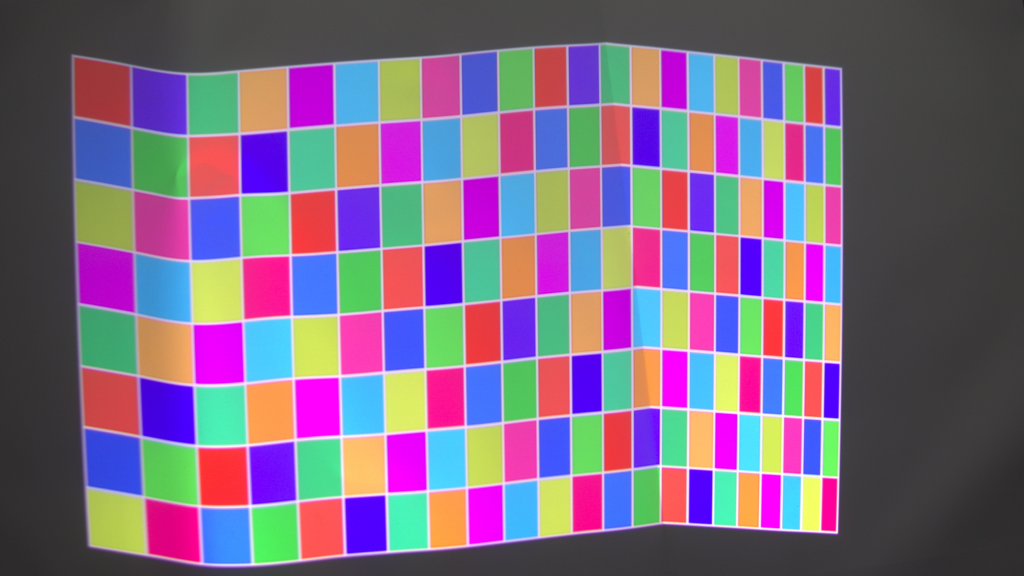
#> input picture CSPR-Net/real_data/1_image_distorted.jpeg, 3072 x 1728 px (shown at 1/3 size)
$ python -i architecture_analysis.py   (imports and definitions only)   (older library calls are emulated)
#> lines starting #> are read from the running program, lines starting #| are printed output that depends on the picture; after the words box and inside, x2 and y2 are one past the last pixel; in counts of white or black regions, pixels touching at a corner belong together
"""Classical architectural scene analysis: lines, vanishing points, seam priors.

Architectural detection is a *prior* only. Projected correspondences remain
authoritative for plane geometry and final seam verification.
"""

from __future__ import annotations

import json
from dataclasses import dataclass, asdict
from pathlib import Path
from typing import Any, Optional

import cv2
import numpy as np


@dataclass
class TargetRegionConfig:
    margin_frac: float = 0.06
    prefer_two_wall: bool = True
    prefer_seam_near_centre: bool = True
    preferred_centre: Optional[tuple[float, float]] = None  # camera px
    preferred_width_frac: float = 0.85
    preferred_height_frac: float = 0.80
    max_perspective_skew: float = 0.25


def _normalize_contrast(gray: np.ndarray) -> np.ndarray:
    clahe = cv2.createCLAHE(clipLimit=2.0, tileGridSize=(8, 8))
    return clahe.apply(gray)


def detect_line_segments(gray: np.ndarray) -> list[dict]:
    """LSD when available, else Probabilistic Hough."""
    g = _normalize_contrast(gray)
    lines_out: list[dict] = []
    if hasattr(cv2, "createLineSegmentDetector"):
        try:
            lsd = cv2.createLineSegmentDetector(cv2.LSD_REFINE_STD)
            segs, widths, prec, nfa = lsd.detect(g)
            if segs is not None:
                for i, s in enumerate(segs):
                    vals = np.asarray(s, dtype=np.float64).reshape(-1)
                    if vals.size < 4:
                        continue
                    x1, y1, x2, y2 = map(float, vals[:4])
                    length = float(np.hypot(x2 - x1, y2 - y1))
                    angle = float(np.degrees(np.arctan2(y2 - y1, x2 - x1)) % 180.0)
                    conf = 1.0
                    if nfa is not None and len(nfa) > i:
                        nfa_v = np.asarray(nfa[i]).reshape(-1)
                        conf = float(min(1.0, max(0.05, (-float(nfa_v[0])) / 20.0)))
                    lines_out.append(
                        {
                            "x1": x1,
                            "y1": y1,
                            "x2": x2,
                            "y2": y2,
                            "length": length,
                            "angle_deg": angle,
                            "confidence": conf,
                            "source": "lsd",
                        }
                    )
        except cv2.error:
            lines_out = []
    if not lines_out:
        edges = cv2.Canny(g, 50, 150, apertureSize=3)
        segs = cv2.HoughLinesP(edges, 1, np.pi / 180, threshold=80, minLineLength=60, maxLineGap=12)
        if segs is not None:
            for s in segs[:, 0]:
                x1, y1, x2, y2 = map(float, s)
                length = float(np.hypot(x2 - x1, y2 - y1))
                angle = float(np.degrees(np.arctan2(y2 - y1, x2 - x1)) % 180.0)
                lines_out.append(
                    {
                        "x1": x1,
                        "y1": y1,
                        "x2": x2,
                        "y2": y2,
                        "length": length,
                        "angle_deg": angle,
                        "confidence": min(1.0, length / 400.0),
                        "source": "hough",
                    }
                )
    # Keep longest / higher confidence
    lines_out.sort(key=lambda d: d["length"] * d["confidence"], reverse=True)
    return lines_out[:400]


def classify_lines(lines: list[dict], angle_tol: float = 12.0) -> dict[str, list[dict]]:
    horiz, vert, oblique = [], [], []
    for ln in lines:
        a = ln["angle_deg"]
        # normalize near-horizontal: 0 or 180, near-vertical: 90
        d_h = min(abs(a - 0), abs(a - 180), abs(a - 360))
        d_v = abs(a - 90)
        if d_h <= angle_tol:
            horiz.append(ln)
        elif d_v <= angle_tol:
            vert.append(ln)
        else:
            oblique.append(ln)
    return {"horizontal": horiz, "vertical": vert, "oblique": oblique}


def _line_homogeneous(ln: dict) -> np.ndarray:
    p1 = np.array([ln["x1"], ln["y1"], 1.0])
    p2 = np.array([ln["x2"], ln["y2"], 1.0])
    L = np.cross(p1, p2)
    n = np.linalg.norm(L[:2]) + 1e-12
    return L / n


def estimate_vanishing_points(groups: dict[str, list[dict]], img_shape: tuple[int, int]) -> dict:
    """Intersect pairs within orientation groups; pick densest cluster (robust)."""
    h, w = img_shape[:2]
    result = {}
    for name, lines in groups.items():
        if name == "oblique" or len(lines) < 2:
            continue
        pts = []
        for i in range(min(len(lines), 40)):
            for j in range(i + 1, min(len(lines), 40)):
                Li = _line_homogeneous(lines[i])
                Lj = _line_homogeneous(lines[j])
                v = np.cross(Li, Lj)
                if abs(v[2]) < 1e-9:
                    continue
                x, y = float(v[0] / v[2]), float(v[1] / v[2])
                # keep finite VPs (including far outside image)
                if np.isfinite(x) and np.isfinite(y) and abs(x) < 50 * w and abs(y) < 50 * h:
                    pts.append([x, y])
        if not pts:
            result[name] = {"point": None, "confidence": 0.0, "n_intersections": 0}
            continue
        arr = np.array(pts, dtype=np.float64)
        # median as robust VP
        med = np.median(arr, axis=0)
        dist = np.linalg.norm(arr - med, axis=1)
        inliers = arr[dist <= np.percentile(dist, 60)]
        vp = inliers.mean(0) if len(inliers) else med
        conf = float(min(1.0, len(inliers) / 20.0))
        result[name] = {
            "point": [float(vp[0]), float(vp[1])],
            "confidence": conf,
            "n_intersections": len(pts),
            "n_inliers": int(len(inliers)),
        }
    return result


def propose_seam_candidates(
    groups: dict[str, list[dict]],
    img_shape: tuple[int, int],
    prefer_near_centre: bool = True,
) -> list[dict]:
    """Candidate vertical (or near-vertical) folds / columns as seam priors."""
    h, w = img_shape[:2]
    cx = w * 0.5
    cands = []
    for ln in groups.get("vertical", []) + [
        x for x in groups.get("oblique", []) if min(abs(x["angle_deg"] - 90), abs(x["angle_deg"] - 270)) < 25
    ]:
        mx = 0.5 * (ln["x1"] + ln["x2"])
        my = 0.5 * (ln["y1"] + ln["y2"])
        # Full-height score
        y_span = abs(ln["y2"] - ln["y1"]) / max(h, 1)
        centre_bonus = 1.0 - min(1.0, abs(mx - cx) / (0.5 * w)) if prefer_near_centre else 0.5
        score = ln["length"] / max(h, 1) * 0.4 + y_span * 0.35 + centre_bonus * 0.25
        score *= ln["confidence"]
        # Reject short texture edges
        if ln["length"] < 0.25 * h:
            reason = "too_short_for_wall_fold"
            cands.append(
                {
                    "type": "vertical_line",
                    "line": ln,
                    "mid_x": mx,
                    "mid_y": my,
                    "score": float(score * 0.2),
                    "confidence": float(score * 0.2),
                    "rejected_reason": reason,
                    "status": "rejected_prior",
                }
            )
            continue
        cands.append(
            {
                "type": "vertical_line",
                "line": ln,
                "mid_x": float(mx),
                "mid_y": float(my),
                "score": float(score),
                "confidence": float(min(1.0, score)),
                "rejected_reason": None,
                "status": "candidate",
                "note": "architectural prior only — verify with projected correspondences",
            }
        )
    cands.sort(key=lambda d: d["score"], reverse=True)
    # Deduplicate by x proximity
    kept = []
    for c in cands:
        if c["status"] != "candidate":
            kept.append(c)
            continue
        if any(abs(c["mid_x"] - k["mid_x"]) < 0.04 * w for k in kept if k["status"] == "candidate"):
            c = dict(c)
            c["status"] = "rejected_prior"
            c["rejected_reason"] = "duplicate_near_stronger_candidate"
        kept.append(c)
    return kept


def propose_axis_candidates(groups: dict[str, list[dict]], vps: dict) -> dict:
    """Dominant H/V axes from longest lines + VP directions."""
    def _dom(lines: list[dict]) -> Optional[dict]:
        if not lines:
            return None
        best = max(lines, key=lambda L: L["length"] * L["confidence"])
        return {
            "angle_deg": best["angle_deg"],
            "length": best["length"],
            "confidence": best["confidence"],
            "example_line": best,
        }

    return {
        "horizontal_axis": _dom(groups.get("horizontal", [])),
        "vertical_axis": _dom(groups.get("vertical", [])),
        "vanishing_points": vps,
    }


def propose_target_region(
    img_shape: tuple[int, int],
    seam_candidates: list[dict],
    cfg: Optional[TargetRegionConfig] = None,
) -> dict:
    """Axis-aligned (camera) proposed projection quadrilateral with margins."""
    cfg = cfg or TargetRegionConfig()
    h, w = img_shape[:2]
    m = cfg.margin_frac
    cw = cfg.preferred_width_frac * (1 - 2 * m) * w
    ch = cfg.preferred_height_frac * (1 - 2 * m) * h
    if cfg.preferred_centre:
        cx, cy = cfg.preferred_centre
    else:
        cx, cy = w * 0.5, h * 0.5
    # Pull centre toward best seam if two-wall preferred
    active = [c for c in seam_candidates if c.get("status") == "candidate"]
    if cfg.prefer_two_wall and cfg.prefer_seam_near_centre and active:
        cx = 0.65 * cx + 0.35 * float(active[0]["mid_x"])
    x0 = max(m * w, cx - cw / 2)
    x1 = min(w - 1 - m * w, cx + cw / 2)
    y0 = max(m * h, cy - ch / 2)
    y1 = min(h - 1 - m * h, cy + ch / 2)
    poly = [[x0, y0], [x1, y0], [x1, y1], [x0, y1]]
    return {
        "type": "quadrilateral",
        "camera_polygon": poly,
        "margin_frac": cfg.margin_frac,
        "prefer_two_wall": cfg.prefer_two_wall,
        "includes_best_seam_prior": bool(active),
        "best_seam_prior_x": float(active[0]["mid_x"]) if active else None,
        "confidence": float(active[0]["confidence"]) if active else 0.4,
        "coordinate_space": "camera_pixels_distorted_as_captured",
        "note": "Proposed region prior; refined after correspondence fit",
    }


def analyse_architecture(
    image_bgr: np.ndarray,
    out_dir: Optional[Path] = None,
    cfg: Optional[TargetRegionConfig] = None,
) -> dict:
    """Full classical analysis of an empty-scene camera frame."""
    cfg = cfg or TargetRegionConfig()
    if image_bgr is None or image_bgr.size == 0:
        return {"valid": False, "failure_reason": "empty_image"}
    h, w = image_bgr.shape[:2]
    gray = cv2.cvtColor(image_bgr, cv2.COLOR_BGR2GRAY)
    blur = float(cv2.Laplacian(gray, cv2.CV_64F).var())
    if blur < 15.0:
        # still analyse but flag
        usable = False
        reject = "low_sharpness"
    else:
        usable = True
        reject = None

    lines = detect_line_segments(gray)
    groups = classify_lines(lines)
    vps = estimate_vanishing_points(groups, (h, w))
    seams = propose_seam_candidates(groups, (h, w), prefer_near_centre=cfg.prefer_seam_near_centre)
    axes = propose_axis_candidates(groups, vps)
    region = propose_target_region((h, w), seams, cfg)

    # Occlusion heuristic: large dark connected components near bottom
    _, thr = cv2.threshold(gray, 0, 255, cv2.THRESH_OTSU)
    dark = (gray < thr * 0.5).astype(np.uint8) * 255
    n_lab, labels, stats, _ = cv2.connectedComponentsWithStats(dark, 8)
    occlusions = []
    for i in range(1, n_lab):
        area = int(stats[i, cv2.CC_STAT_AREA])
        if area < 0.02 * w * h:
            continue
        x, y, bw, bh = [int(stats[i, k]) for k in range(4)]
        if y + bh > 0.55 * h:  # lower half furniture-like
            occlusions.append({"bbox": [x, y, bw, bh], "area": area, "confidence": min(1.0, area / (0.1 * w * h))})

    report = {
        "valid": usable,
        "failure_reason": reject,
        "image_size": [w, h],
        "blur_laplacian_var": blur,
        "n_lines": len(lines),
        "n_horizontal": len(groups["horizontal"]),
        "n_vertical": len(groups["vertical"]),
        "n_oblique": len(groups["oblique"]),
        "lines": lines[:200],
        "groups_counts": {k: len(v) for k, v in groups.items()},
        "vanishing_points": vps,
        "seam_candidates": seams[:30],
        "axis_candidates": axes,
        "target_region": region,
        "occlusions": occlusions[:20],
        "method": "classical_lsd_or_hough",
        "authority": "prior_only",
    }

    if out_dir is not None:
        out_dir = Path(out_dir)
        out_dir.mkdir(parents=True, exist_ok=True)
        (out_dir / "detected_lines.json").write_text(json.dumps({"lines": lines[:200]}, indent=2))
        (out_dir / "vanishing_points.json").write_text(json.dumps(vps, indent=2))
        (out_dir / "seam_candidates.json").write_text(json.dumps(seams[:30], indent=2))
        (out_dir / "axis_candidates.json").write_text(json.dumps(axes, indent=2, default=str))
        (out_dir / "target_region.json").write_text(json.dumps(region, indent=2))
        (out_dir / "architecture_report.json").write_text(json.dumps(report, indent=2, default=str))
        overlay = render_architecture_overlay(image_bgr, report)
        cv2.imwrite(str(out_dir / "architectural_overlay.png"), overlay)
    return report


# [136 lines left out: functions render_architecture_overlay, render_synthetic_two_wall_scene, verify_seam_with_architecture_prior, not called in this run]

>>> import cv2
>>> picture = cv2.imread('../../CSPR-Net/real_data/1_image_distorted.jpeg')
#> picture is the input picture: shape (1728, 3072, 3); mean B, G, R 129.4, 104.2, 123.8
>>> result = analyse_architecture(picture)
#> in analyse_architecture, `gray = cv2.cvtColor(image_bgr, cv2.COLOR_BGR2GRAY)`:
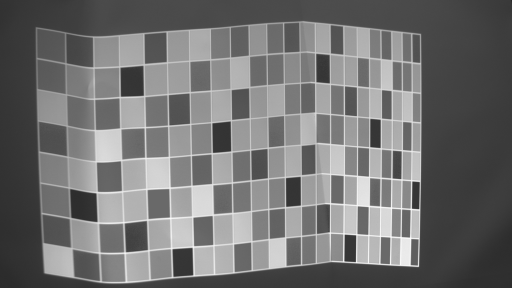
#> gray: shape (1728, 3072) (shown at 1/6 size); min 30, max 255, mean 112.9
#> in analyse_architecture, `blur = float(cv2.Laplacian(gray, cv2.CV_64F).var())`: blur = 167.1
#> in _normalize_contrast, `return clahe.apply(gray)`:
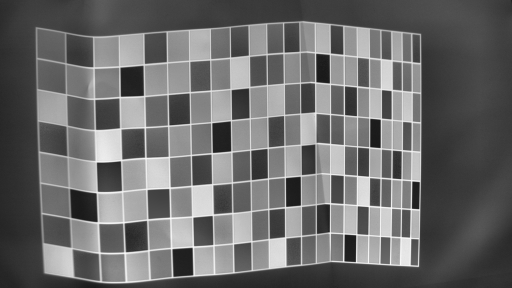
#> returned value: shape (1728, 3072) (shown at 1/6 size); min 20, max 255, mean 106.5
#> in detect_line_segments, `segs, widths, prec, nfa = lsd.detect(g)`: segs = 882 rows, first 6: [2137.3, 1411.8, 2135, 1571.8], [1979.2, 1228.1, 1978.1, 1391.9], [2065.8, 1566.9, 2067.1, 1406.9], [2069.2, 1406.8, 2135.6, 1411.1], [2282.2, 888.3, 2220.9, 882.9], [2513.3, 1255.1, 2471.9, 1252.3]; widths = 882 values, max 15.34 at index 694, min 1.25 at index 833, mean 6.61; prec = 882 values from 0.125 to 0.125; nfa = None
#> the loop in detect_line_segments, `for i, s in enumerate(segs):` made 882 passes
#> (x1, y1, x2, y2, length, angle) on passes 1 to 3: (2137.3, 1411.8, 2135, 1571.8, 160, 90.81), (1979.2, 1228.1, 1978.1, 1391.9, 163.8, 90.36), (2065.8, 1566.9, 2067.1, 1406.9, 160, 90.47)
#> after the loop in detect_line_segments, `for i, s in enumerate(segs):`: lines_out = 882 items
#> in analyse_architecture, `lines = detect_line_segments(gray)`: lines = 400 items
#> the loop in classify_lines, `for ln in lines:` made 400 passes
#> (a, d_h, d_v) on passes 1 to 3: (91.03, 88.97, 1.03), (6.19, 6.19, 83.81), (89.89, 89.89, 0.108)
#> the loop in estimate_vanishing_points, `for name, lines in groups.items():` made 3 passes
#> name on passes 1 to 2: 'horizontal', 'vertical'
#> in analyse_architecture, `_, thr = cv2.threshold(gray, 0, 255, cv2.THRESH_OTSU)`:
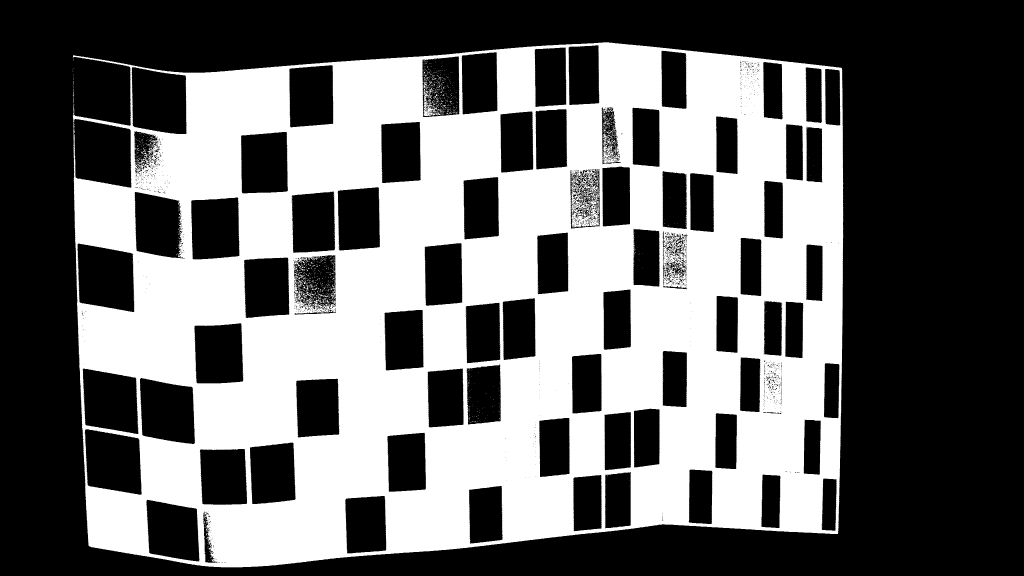
#> thr: shape (1728, 3072) (shown at 1/3 size); 41% white; 1399 white regions (1344 under 20 px), largest, box (x1, y1, x2, y2) and area: (218, 127, 2530, 1702) 2166759, (1270, 266, 1312, 348) 1224, (1810, 402, 1834, 429) 221
#> in analyse_architecture, `dark = (gray < thr * 0.5).astype(np.uint8) * 255`:
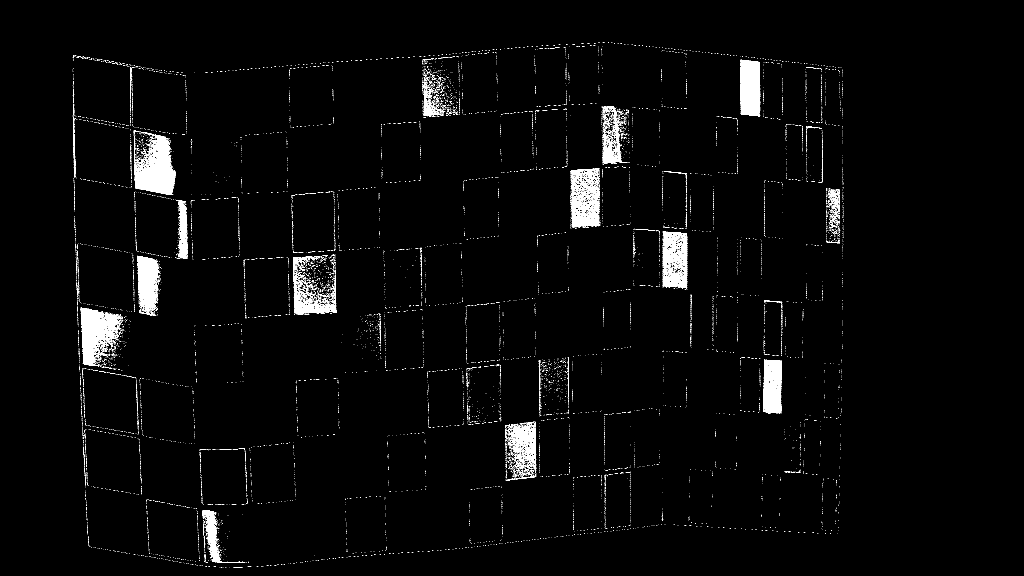
#> dark: shape (1728, 3072) (shown at 1/3 size); 2.2% white; 11434 white regions (11258 under 20 px), largest, box (x1, y1, x2, y2) and area: (404, 395, 528, 585) 12926, (242, 922, 365, 1100) 10385, (2220, 179, 2281, 349) 8723
#> in analyse_architecture, `n_lab, labels, stats, _ = cv2.connectedComponentsWithStats(dark, 8)`:
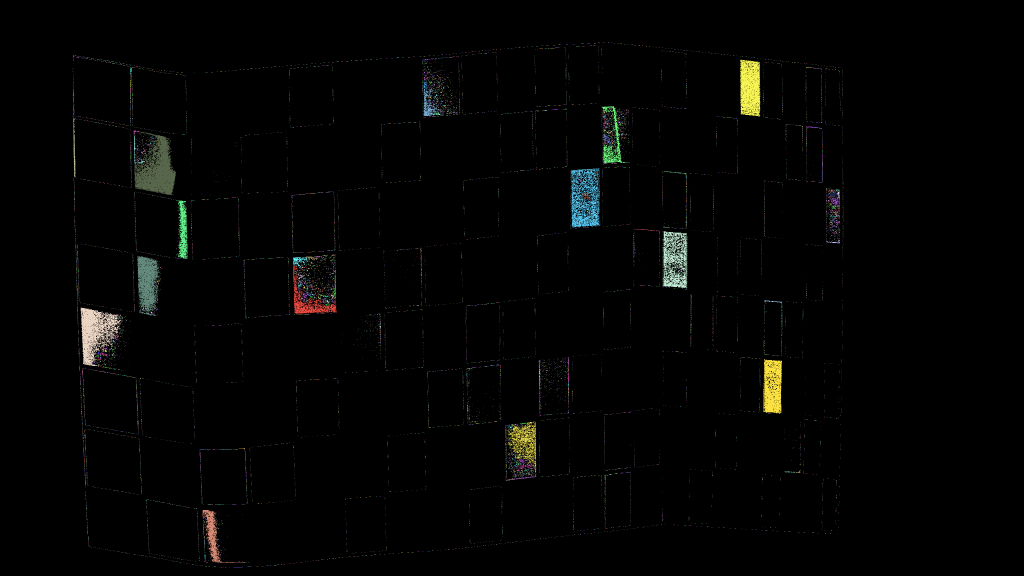
#> labels: shape (1728, 3072) int32 (shown at 1/3 size); 11435 distinct labels, from 0 to 11434; one colour per label, 0 black
